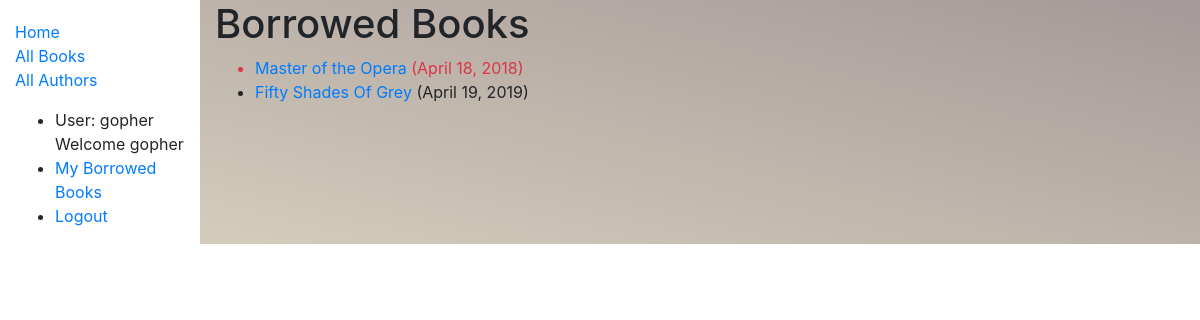
/catalog/mybooks/ (signed in), run on the app's committed database.
### catalog/models.py (models this page shows, shortened)
class BookInstance(models.Model):
	id = models.UUIDField(primary_key=True, default=uuid.uuid4, help_text='unique ID for this particular book across the whole library')
	book = models.ForeignKey('Book', on_delete=models.SET_NULL, null=True)
	imprint = models.CharField(max_length=200)
	due_back = models.DateField(null=True, blank=True)
	borrower = models.ForeignKey(User, on_delete=models.SET_NULL, blank=True, null=True)
	LOAN_STATUS = (
		('m', 'Maintenance'),
		('o', 'On loan'),
		('a', 'Available'),
		('r','Reserved'),
	)
	status = models.CharField(
		max_length=1,
		choices=LOAN_STATUS,
		blank=True,
		default='m',
		help_text = 'Book Availability'
	)
	class Meta:
		ordering = ['due_back']
		permissions = (("can_mark_returned","Set book as returned"),)
	@property
	def is_overdue(self):
		if self.due_back and date.today() > self.due_back:
			return True
		return False

class Book(models.Model):
	title = models.CharField(max_length=200)
	author = models.ForeignKey('Author', on_delete=models.SET_NULL, null=True)
	summary = models.TextField(max_length=1000, help_text='Enter a brief description of the book')
	isbn = models.CharField('ISBN', max_length=13, help_text='13 Character <a href="https://www.isbn-international.org/content/what-isbn">ISBN number</a>')
	genre = models.ManyToManyField(Genre, help_text = 'Select a genre for this book')
	language = models.ForeignKey(Language, on_delete = models.SET_NULL, null = True)
	def display_genre(self):
		return ', '.join(genre.name_of_genre for genre in self.genre.all()[:3])
	display_genre.short_description = 'Genre'

### catalog/views.py (the view)
# urls.py: path('mybooks/', views.LoanedBooksByUserListView.as_view(), name='my-borrowed'),
class LoanedBooksByUserListView(LoginRequiredMixin, generic.ListView):
		model = BookInstance
		template_name = 'catalog/bookinstance_list_borrowed_user.html'
		paginate_by = 5
		def get_queryset(self):
				return BookInstance.objects.filter(borrower=self.request.user).filter(status__exact='o').order_by('due_back')

### catalog/templates/catalog/bookinstance_list_borrowed_user.html
{% extends "base_generic.html" %}
{% block content %}
		<h1 class="fas fa-h1">Borrowed Books </h1>
		{% if bookinstance_list %}
		<ul>
			{% for bookinst in bookinstance_list %}
			<li class="{% if bookinst.is_overdue %}text-danger{% endif %} ">
				<a href="{% url 'book-detail' bookinst.book.pk %}">{{ bookinst.book.title}}</a> ({{bookinst.due_back}})
			</li>
			{% endfor %}
		</ul>
		{% else %}
			<p class="text-primary"> There are no books borrowed</p>
		{% endif %}
{% endblock  %}

### catalog/templates/base_generic.html (shortened to what this page needs)
<!DOCTYPE html>
<head>
	<link rel="stylesheet" href="https://stackpath.bootstrapcdn.com/bootstrap/4.1.3/css/bootstrap.min.css">
	{% load static %}
	<link rel="stylesheet" type="text/css" media="screen" href="{% static 'css/main.css' %} " />
</head>
<body>
	<div class="container-fluid">
		<div class="row">
			<div class="col-sm-2">
				{% block sidebar %}
					<ul class="sidebar-nav">
						<li> <a href="{% url 'index' %}">Home </a></li>
						<li><a href="{% url 'books' %}">All Books</a></li>
						<li><a href="{% url 'authors'%}">All Authors</a></li>
					</ul>
					<ul>
						{% if user.is_authenticated %}
						<li> User: {{user.get_username}}  Welcome {{user.get_username}}</li>
							<li><a href="{% url 'my-borrowed' %}">My Borrowed Books</a></li>
							<li><a href="{% url 'logout' %}?next={{request.path}}">Logout</a></li>
							{% else %}
								<li><a href="{% url 'login' %}?next={{ request.path }}">Login</a></li>
							{% endif %}
					</ul>
				{% endblock %}
			</div>
			<div class="col-sm-10" style="background-image: linear-gradient(to right top, rgba(112, 87, 30, 0.3), rgba(30, 0, 0, 0.4));">{% block content %}{% endblock %}</div>
		</div>
	</div>
</body>

### catalog/static/css/main.css (style rules this page uses)
.sidebar-nav { margin-top: 20px; padding: 0; list-style: none; }

### data on the page
BookInstance: book "Master of the Opera", due_back "April 18, 2018"
BookInstance: book "Fifty Shades Of Grey", due_back "April 19, 2019"

### other printed values
{{ user.get_username }} "gopher"
